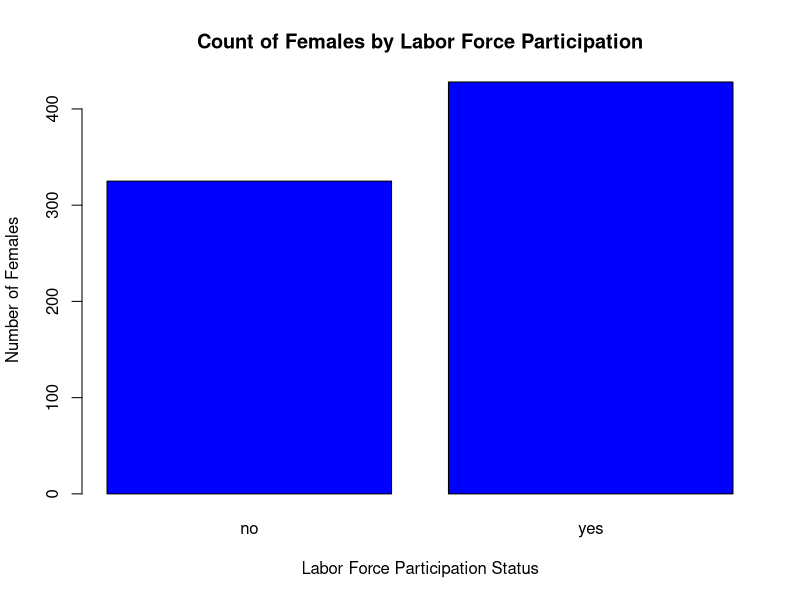
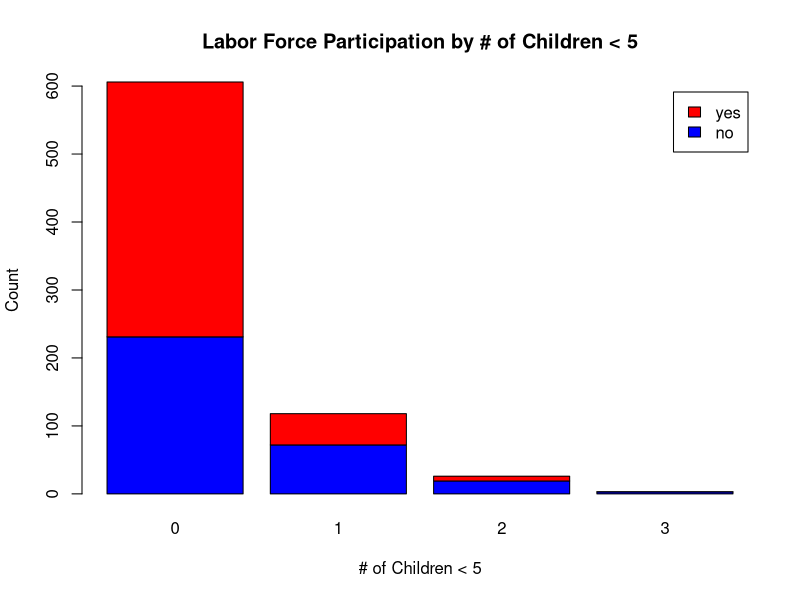
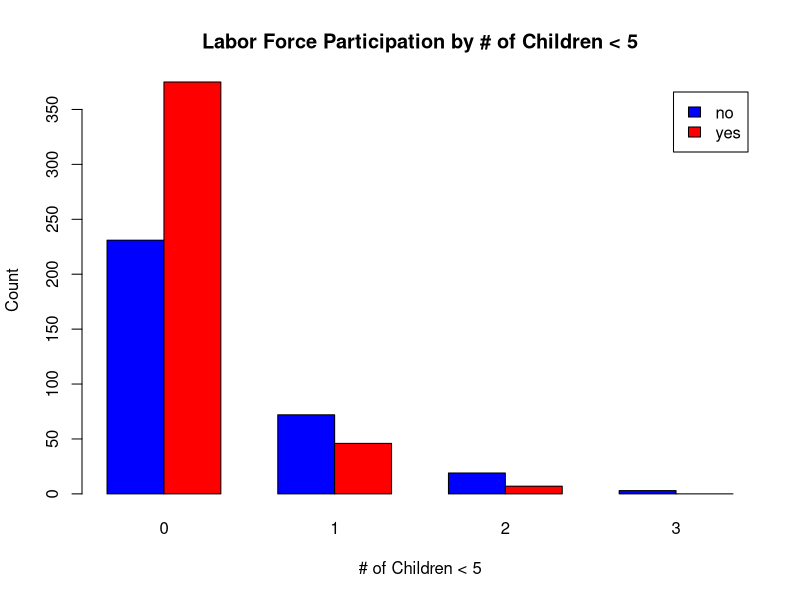
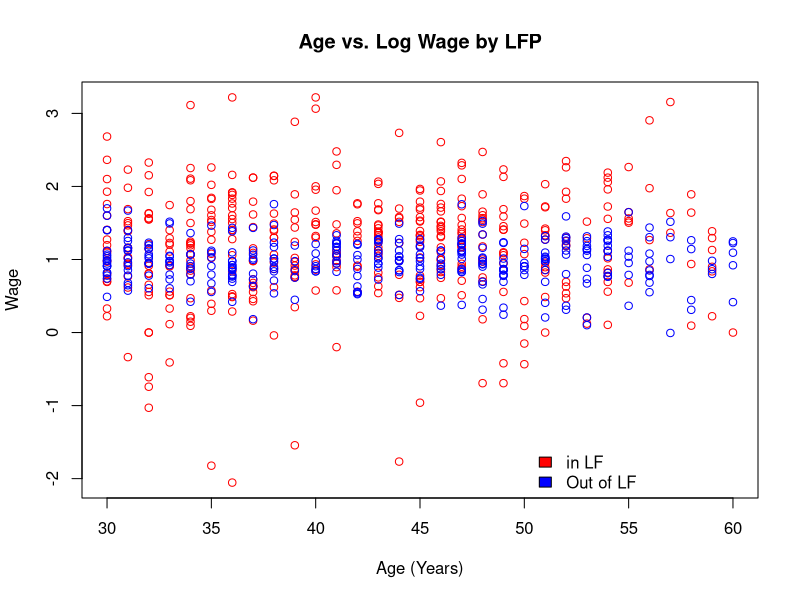

The R script that drew these images, in order:
## ---- chunk 1
knitr::opts_chunk$set(echo = FALSE)
## ---- chunk 2
library(car)
data(Mroz) # load Mroz data
str(Mroz)
## ---- chunk 3
summary(Mroz)
## ---- chunk 4
barplot(table(Mroz$lfp), col = "blue", 
        main = "Count of Females by Labor Force Participation",
        xlab = "Labor Force Participation Status", ylab = "Number of Females")
## ---- chunk 5
counts <- table(Mroz$lfp, Mroz$k5)
barplot(counts, col = c("blue","red"),
        main = "Labor Force Participation by # of Children < 5",
        xlab = "# of Children < 5", ylab = "Count",
        legend = rownames(counts))
## ---- chunk 6
counts <- table(Mroz$lfp, Mroz$k5)
barplot(counts, col = c("blue","red"),
        main = "Labor Force Participation by # of Children < 5",
        xlab = "# of Children < 5", ylab = "Count",
        legend = rownames(counts), beside = T)
## ---- chunk 7
plot(Mroz$age, Mroz$lwg, col = ifelse(Mroz$lfp == "yes", "red", "blue"),
     main = "Age vs. Log Wage by LFP", xlab = "Age (Years)", ylab = "Wage")
legend(x = 50, y = -1.5, legend = c("in LF", "Out of LF"),
       fill = c("red", "blue"), bty = "n")
## ---- chunk 8
fitLogistic <- glm(lfp ~ k5 + age, family=binomial(logit), data=Mroz)
fitLogistic
## ---- chunk 9
summary(fitLogistic)
## ---- chunk 10
names(fitLogistic)
## ---- chunk 11
exp(confint(fitLogistic, level=0.95))
## ---- chunk 12
exp(confint.default(fitLogistic, level=0.95))
## ---- chunk 13
head(Mroz,1)
XB <- as.vector(head(predict(fitLogistic),1))
XB
p <- as.vector(head(predict(fitLogistic, type = "response"),1))
p
exp(XB)/(1 + exp(XB))  # inverse logit function
## ---- chunk 14
fitLogistic2 = update(fitLogistic, . ~ . + inc + lwg, data=Mroz)
## ---- chunk 15
fitLogistic2
## ---- chunk 16
anova(fitLogistic, fitLogistic2, test='LRT')
